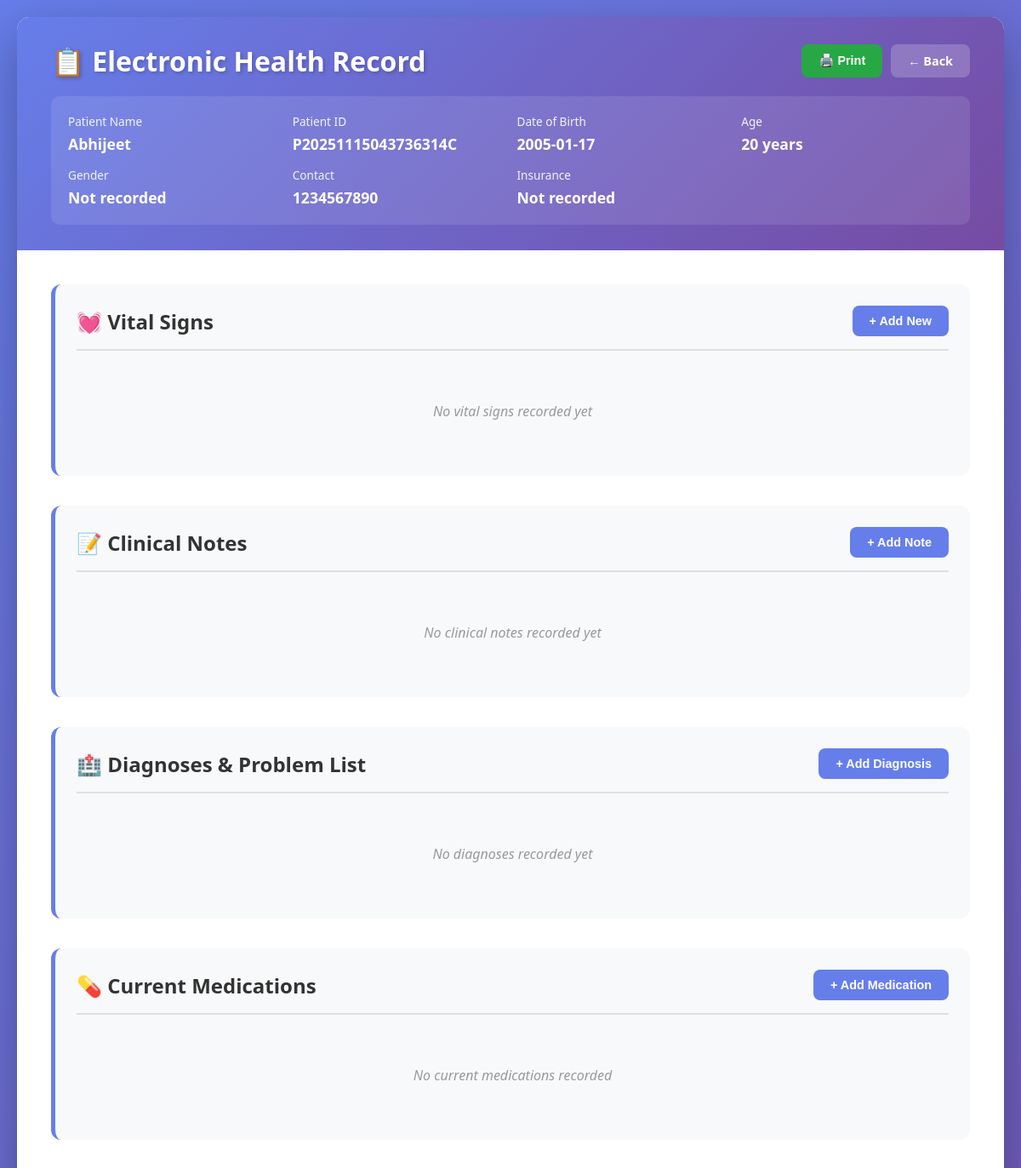
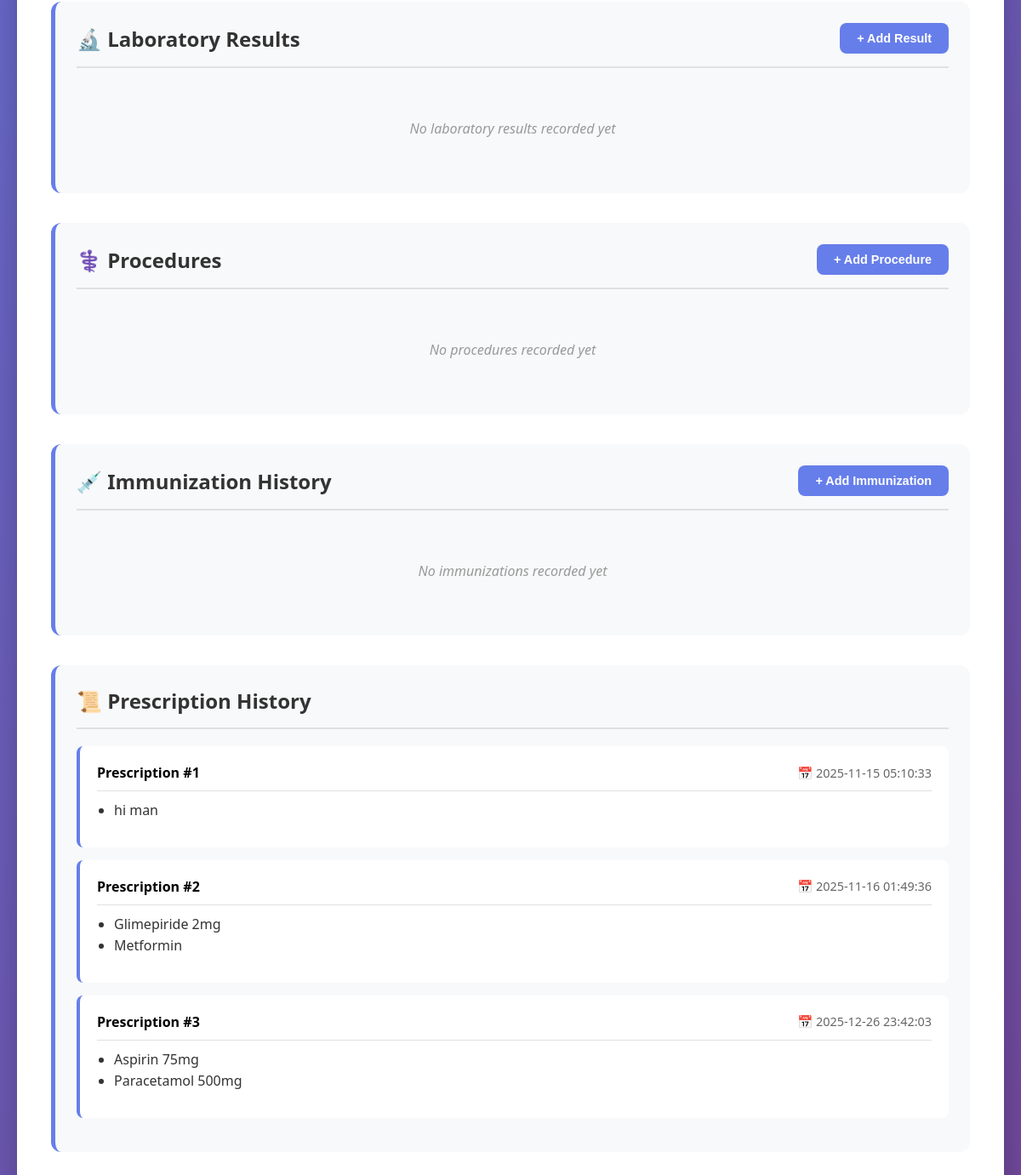
The page /ehr_report/P20251115043736314C on the database its author committed (2 pictures, top to bottom).
### tables this page shows
CREATE TABLE patients (
                    patient_id TEXT PRIMARY KEY,
                    full_name TEXT NOT NULL,
                    date_of_birth TEXT,
                    contact_info TEXT,
                    ehr_data TEXT NOT NULL DEFAULT '{}'
                , gender TEXT, insurance_info TEXT);

### app.py (the view)
@app.route('/ehr_report/<patient_id>')
def ehr_report(patient_id):
    logger.info(f"Loading EHR report for patient: {patient_id}")
    db = get_db()
    patient = db.get_patient(patient_id)
    if not patient:
        logger.warning(f"Patient not found: {patient_id}")
        flash(f'Patient with ID {patient_id} not found.', 'error')
        return redirect(url_for('dashboard'))
    try:
        ehr_data = json.loads(patient['ehr_data']) if patient['ehr_data'] else {}
    except:
        ehr_data = {}
    if 'vital_signs' not in ehr_data:
        ehr_data['vital_signs'] = []
    if 'clinical_notes' not in ehr_data:
        ehr_data['clinical_notes'] = []
    if 'medications' not in ehr_data:
        ehr_data['medications'] = []
    if 'diagnoses' not in ehr_data:
        ehr_data['diagnoses'] = []
    if 'procedures' not in ehr_data:
        ehr_data['procedures'] = []
    if 'immunizations' not in ehr_data:
        ehr_data['immunizations'] = []
    if 'lab_results' not in ehr_data:
        ehr_data['lab_results'] = []
    if 'prescriptions' not in ehr_data:
        ehr_data['prescriptions'] = []
    age = 'Unknown'
    if patient.get('date_of_birth'):
        try:
            from datetime import datetime
            dob = datetime.strptime(patient['date_of_birth'], '%Y-%m-%d')
            today = datetime.now()
            age = today.year - dob.year - ((today.month, today.day) < (dob.month, dob.day))
        except:
            age = 'Unknown'
    logger.info(f"Loaded EHR report for: {patient['full_name']} (ID: {patient_id})")
    return render_template('ehr_report.html', patient=patient, ehr_data=ehr_data, age=age)

### templates/ehr_report.html (shortened to what this page needs)
<!DOCTYPE html>
<html lang="en">
<head>
</head>
<body>
    <div class="container">
        <div class="header">
            <div class="header-top">
                <h1>📋 Electronic Health Record</h1>
                <div class="action-buttons">
                    <button onclick="window.print()" class="btn btn-print">🖨️ Print</button>
                    <a href="/appointment/{{ patient.patient_id }}" class="btn btn-back">← Back</a>
                </div>
            </div>
            <div class="patient-header">
                <div class="patient-info-item">
                    <label>Patient Name</label>
                    <div class="value">{{ patient.full_name }}</div>
                </div>
                <div class="patient-info-item">
                    <label>Patient ID</label>
                    <div class="value">{{ patient.patient_id }}</div>
                </div>
                <div class="patient-info-item">
                    <label>Date of Birth</label>
                    <div class="value">{{ patient.date_of_birth or 'Not recorded' }}</div>
                </div>
                <div class="patient-info-item">
                    <label>Age</label>
                    <div class="value">{{ age }} years</div>
                </div>
                <div class="patient-info-item">
                    <label>Gender</label>
                    <div class="value">{{ patient.gender or 'Not recorded' }}</div>
                </div>
                <div class="patient-info-item">
                    <label>Contact</label>
                    <div class="value">{{ patient.contact_info or 'Not recorded' }}</div>
                </div>
                <div class="patient-info-item">
                    <label>Insurance</label>
                    <div class="value">{{ patient.insurance_info or 'Not recorded' }}</div>
                </div>
            </div>
        </div>
        <div class="content">
            <div class="ehr-section">
                <div class="section-header">
                    <h2 class="section-title">💓 Vital Signs</h2>
                    <button onclick="addVitalSigns()" class="btn btn-add">+ Add New</button>
                </div>
                {% if ehr_data.vital_signs and ehr_data.vital_signs|length > 0 %}
                    <table class="data-table">
                        <thead>
                            <tr>
                                <th>Date/Time</th>
                                <th>Height (cm)</th>
                                <th>Weight (kg)</th>
                                <th>BMI</th>
                                <th>BP (mmHg)</th>
                                <th>Pulse (bpm)</th>
                                <th>Temp (°F)</th>
                                <th>Resp Rate</th>
                            </tr>
                        </thead>
                        <tbody>
                            {% for vital in ehr_data.vital_signs %}
                            <tr>
                                <td>{{ vital.date }}</td>
                                <td>{{ vital.height or '-' }}</td>
                                <td>{{ vital.weight or '-' }}</td>
                                <td>{{ vital.bmi or '-' }}</td>
                                <td>{{ vital.blood_pressure or '-' }}</td>
                                <td>{{ vital.pulse_rate or '-' }}</td>
                                <td>{{ vital.temperature or '-' }}</td>
                                <td>{{ vital.respiratory_rate or '-' }}</td>
                            </tr>
                            {% endfor %}
                        </tbody>
                    </table>
                {% else %}
                    <div class="empty-state">No vital signs recorded yet</div>
                {% endif %}
            </div>
            <div class="ehr-section">
                <div class="section-header">
                    <h2 class="section-title">📝 Clinical Notes</h2>
                    <button onclick="addClinicalNote()" class="btn btn-add">+ Add Note</button>
                </div>
                {% if ehr_data.clinical_notes and ehr_data.clinical_notes|length > 0 %}
                    {% for note in ehr_data.clinical_notes %}
                    <div class="note-card">
                        <div class="note-header">
                            <strong>{{ note.type or 'General Note' }}</strong>
                            <span class="note-date">📅 {{ note.date }}</span>
                        </div>
                        <div class="note-content">
                            <p><strong>Subjective:</strong> {{ note.subjective or 'N/A' }}</p>
                            <p><strong>Objective:</strong> {{ note.objective or 'N/A' }}</p>
                            <p><strong>Assessment:</strong> {{ note.assessment or 'N/A' }}</p>
                            <p><strong>Plan:</strong> {{ note.plan or 'N/A' }}</p>
                        </div>
                    </div>
                    {% endfor %}
                {% else %}
                    <div class="empty-state">No clinical notes recorded yet</div>
                {% endif %}
            </div>
            <div class="ehr-section">
                <div class="section-header">
                    <h2 class="section-title">🏥 Diagnoses & Problem List</h2>
                    <button onclick="addDiagnosis()" class="btn btn-add">+ Add Diagnosis</button>
                </div>
                {% if ehr_data.diagnoses and ehr_data.diagnoses|length > 0 %}
                    <table class="data-table">
                        <thead>
                            <tr>
                                <th>Date</th>
                                <th>Diagnosis</th>
                                <th>Status</th>
                                <th>Notes</th>
                            </tr>
                        </thead>
                        <tbody>
                            {% for diagnosis in ehr_data.diagnoses %}
                            <tr>
                                <td>{{ diagnosis.date }}</td>
                                <td><strong>{{ diagnosis.condition }}</strong></td>
                                <td><span style="padding: 4px 10px; border-radius: 12px; background: {% if diagnosis.status == 'Active' %}#d4edda{% else %}#f8d7da{% endif %}; color: {% if diagnosis.status == 'Active' %}#155724{% else %}#721c24{% endif %}; font-size: 0.85em;">{{ diagnosis.status }}</span></td>
                                <td>{{ diagnosis.notes or '-' }}</td>
                            </tr>
                            {% endfor %}
                        </tbody>
                    </table>
                {% else %}
                    <div class="empty-state">No diagnoses recorded yet</div>
                {% endif %}
            </div>
            <div class="ehr-section">
                <div class="section-header">
                    <h2 class="section-title">💊 Current Medications</h2>
                    <button onclick="addMedication()" class="btn btn-add">+ Add Medication</button>
                </div>
                {% if ehr_data.medications and ehr_data.medications|length > 0 %}
                    <table class="data-table">
                        <thead>
                            <tr>
                                <th>Medication</th>
                                <th>Dosage</th>
                                <th>Frequency</th>
                                <th>Start Date</th>
                                <th>Status</th>
                            </tr>
                        </thead>
                        <tbody>
                            {% for med in ehr_data.medications %}
                            <tr>
                                <td><strong>{{ med.name }}</strong></td>
                                <td>{{ med.dosage }}</td>
                                <td>{{ med.frequency }}</td>
                                <td>{{ med.start_date }}</td>
                                <td><span style="padding: 4px 10px; border-radius: 12px; background: {% if med.status == 'Active' %}#d4edda{% else %}#f8d7da{% endif %}; color: {% if med.status == 'Active' %}#155724{% else %}#721c24{% endif %}; font-size: 0.85em;">{{ med.status }}</span></td>
                            </tr>
                            {% endfor %}
                        </tbody>
                    </table>
                {% else %}
                    <div class="empty-state">No current medications recorded</div>
                {% endif %}
            </div>
            <div class="ehr-section">
                <div class="section-header">
                    <h2 class="section-title">🔬 Laboratory Results</h2>
                    <button onclick="addLabResult()" class="btn btn-add">+ Add Result</button>
                </div>
                {% if ehr_data.lab_results and ehr_data.lab_results|length > 0 %}
                    <table class="data-table">
                        <thead>
                            <tr>
                                <th>Date</th>
                                <th>Test Name</th>
                                <th>Result</th>
                                <th>Unit</th>
                                <th>Reference Range</th>
                                <th>Status</th>
                            </tr>
                        </thead>
                        <tbody>
                            {% for lab in ehr_data.lab_results %}
                            <tr>
                                <td>{{ lab.date }}</td>
                                <td><strong>{{ lab.test_name }}</strong></td>
                                <td>{{ lab.result }}</td>
                                <td>{{ lab.unit }}</td>
                                <td>{{ lab.reference_range }}</td>
                                <td><span style="padding: 4px 10px; border-radius: 12px; background: {% if lab.abnormal %}#fff3cd{% else %}#d4edda{% endif %}; color: {% if lab.abnormal %}#856404{% else %}#155724{% endif %}; font-size: 0.85em;">{% if lab.abnormal %}⚠️ Abnormal{% else %}Normal{% endif %}</span></td>
                            </tr>
                            {% endfor %}
                        </tbody>
                    </table>
                {% else %}
                    <div class="empty-state">No laboratory results recorded yet</div>
                {% endif %}
            </div>
            <div class="ehr-section">
                <div class="section-header">
                    <h2 class="section-title">⚕️ Procedures</h2>
                    <button onclick="addProcedure()" class="btn btn-add">+ Add Procedure</button>
                </div>
                {% if ehr_data.procedures and ehr_data.procedures|length > 0 %}
                    <table class="data-table">
                        <thead>
                            <tr>
                                <th>Date</th>
                                <th>Procedure</th>
                                <th>Performed By</th>
                                <th>Notes</th>
                            </tr>
                        </thead>
                        <tbody>
                            {% for procedure in ehr_data.procedures %}
                            <tr>
                                <td>{{ procedure.date }}</td>
                                <td><strong>{{ procedure.name }}</strong></td>
                                <td>{{ procedure.performed_by }}</td>
                                <td>{{ procedure.notes or '-' }}</td>
                            </tr>
                            {% endfor %}
                        </tbody>
                    </table>
                {% else %}
                    <div class="empty-state">No procedures recorded yet</div>
                {% endif %}
            </div>
            <div class="ehr-section">
                <div class="section-header">
                    <h2 class="section-title">💉 Immunization History</h2>
                    <button onclick="addImmunization()" class="btn btn-add">+ Add Immunization</button>
                </div>
                {% if ehr_data.immunizations and ehr_data.immunizations|length > 0 %}
                    <table class="data-table">
                        <thead>
                            <tr>
                                <th>Date</th>
                                <th>Vaccine</th>
                                <th>Dose</th>
                                <th>Administered By</th>
                                <th>Notes</th>
                            </tr>
                        </thead>
                        <tbody>
                            {% for immunization in ehr_data.immunizations %}
                            <tr>
                                <td>{{ immunization.date }}</td>
                                <td><strong>{{ immunization.vaccine }}</strong></td>
                                <td>{{ immunization.dose }}</td>
                                <td>{{ immunization.administered_by }}</td>
                                <td>{{ immunization.notes or '-' }}</td>
                            </tr>
                            {% endfor %}
                        </tbody>
                    </table>
                {% else %}
                    <div class="empty-state">No immunizations recorded yet</div>
                {% endif %}
            </div>
            <div class="ehr-section">
                <div class="section-header">
                    <h2 class="section-title">📜 Prescription History</h2>
                </div>
                {% if ehr_data.prescriptions and ehr_data.prescriptions|length > 0 %}
                    {% for prescription in ehr_data.prescriptions %}
                    <div class="note-card">
                        <div class="note-header">
                            <strong>Prescription #{{ loop.index }}</strong>
                            <span class="note-date">📅 {{ prescription.date }}</span>
                        </div>
                        <div class="note-content">
                            <ul style="margin: 10px 0; padding-left: 20px;">
                                {% for medicine in prescription.medicines %}
                                <li>{{ medicine }}</li>
                                {% endfor %}
                            </ul>
                        </div>
                    </div>
                    {% endfor %}
                {% else %}
                    <div class="empty-state">No prescriptions recorded yet</div>
                {% endif %}
            </div>
        </div>
    </div>
</body>
</html>

### rows shown on the page
patients: full_name "Abhijeet", patient_id "P20251115043736314C", date_of_birth "2005-01-17", contact_info "1234567890"

### other values the page prints
{{ age }} "20"
{{ patient.gender or 'Not recorded' }} "Not recorded"
{{ patient.insurance_info or 'Not recorded' }} "Not recorded"
{{ prescription.date }} "2025-11-15 05:10:33" "2025-11-16 01:49:36" "2025-12-26 23:42:03"
{{ medicine }} "hi man" "Glimepiride 2mg" "Metformin" "Aspirin 75mg" "Paracetamol 500mg"
